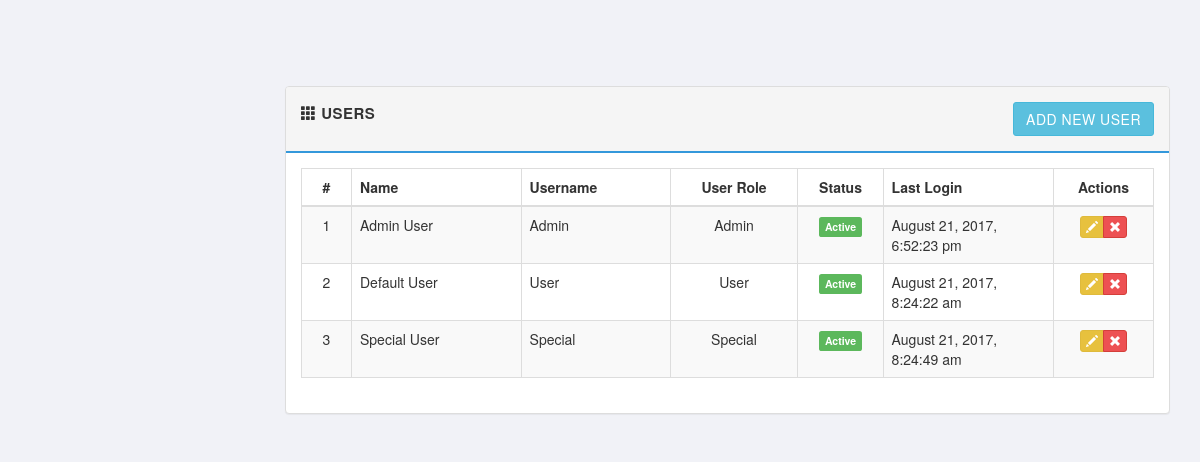
/users.php, run on an earlier commit of the app's database.
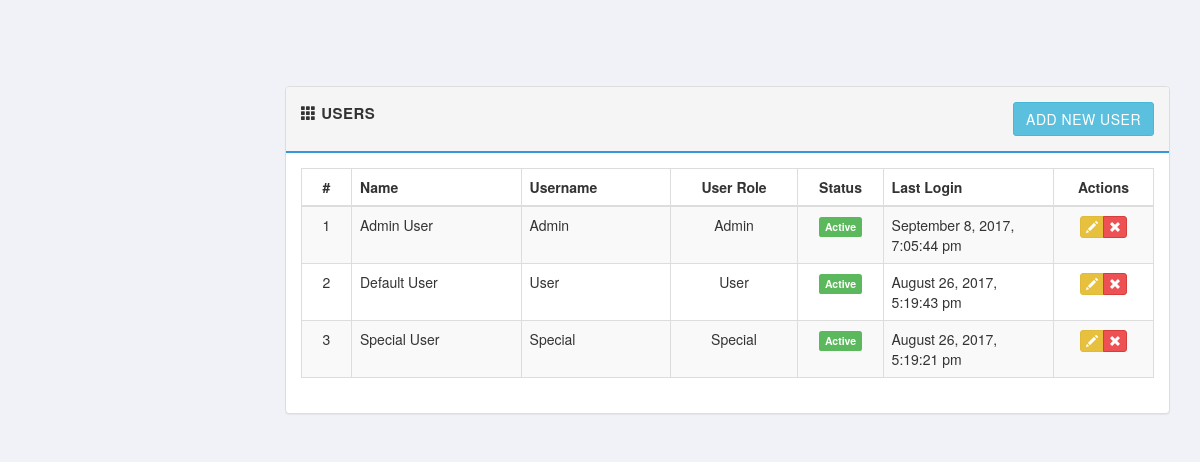
And on a later commit of the database.
### tables this page shows
CREATE TABLE `users` (
  `id` int(11) UNSIGNED NOT NULL,
  `name` varchar(60) NOT NULL,
  `username` varchar(50) NOT NULL,
  `password` varchar(255) NOT NULL,
  `user_level` int(11) NOT NULL,
  `status` int(1) NOT NULL,
  `last_login` datetime DEFAULT NULL
);

CREATE TABLE `user_groups` (
  `id` int(11) NOT NULL,
  `group_name` varchar(150) NOT NULL,
  `group_level` int(11) NOT NULL,
  `group_status` int(1) NOT NULL
);

### includes/sql.php (called while the page is built, shortened)
<?php
  require_once('includes/load.php');
function find_by_sql($sql)
{
  global $db;
  $result = $db->query($sql);
  $result_set = $db->while_loop($result);
 return $result_set;
}
  function find_all_user(){
      $sql = "SELECT u.id,u.name,u.username,u.user_level,u.status,u.last_login,";
      $sql .="g.group_name ";
      $sql .="FROM users u ";
      $sql .="LEFT JOIN user_groups g ";
      $sql .="ON g.group_level=u.user_level ORDER BY u.name ASC";
      $result = find_by_sql($sql);
      return $result;
  }
?>

### includes/database.php (called while the page is built, shortened)
<?php
class MySqli_DB {
    private $con;
    public $query_id;
public function db_connect()
{
  $this->con = mysqli_connect(DB_HOST,DB_USER,DB_PASS);
  if(!$this->con)
         {
           die(" Database connection failed:". mysqli_connect_error());
         } else {
           $select_db = $this->con->select_db(DB_NAME);
         }
}
public function query($sql)
   {
      if (trim($sql != "")) {
          $this->query_id = $this->con->query($sql);
      }
       return $this->query_id;
   }
public function fetch_array($statement)
{
  return mysqli_fetch_array($statement);
}
public function while_loop($loop){
   $results = array();
   while ($result = $this->fetch_array($loop)) {
      $results[] = $result;
   }
 return $results;
}
}
$db = new MySqli_DB();
?>

### includes/functions.php (called while the page is built, shortened)
<?php
function remove_junk($str){
  $str = nl2br($str);
  $str = htmlspecialchars(strip_tags($str, ENT_QUOTES));
  return $str;
}
function read_date($str){
     if($str)
      return date('F j, Y, g:i:s a', strtotime($str));
     else
      return null;
  }
function count_id(){
  static $count = 1;
  return $count++;
}
?>

### users.php (the view, shortened to what this page needs)
<?php
 $all_users = find_all_user();
?>
<?php include_once('layouts/header.php'); ?>
<div class="row">
   <div class="col-md-12">
   </div>
</div>
<div class="row">
  <div class="col-md-12">
    <div class="panel panel-default">
      <div class="panel-heading clearfix">
        <strong>
          <span class="glyphicon glyphicon-th"></span>
          <span>Users</span>
       </strong>
         <a href="add_user.php" class="btn btn-info pull-right">Add New User</a>
      </div>
     <div class="panel-body">
      <table class="table table-bordered table-striped">
        <thead>
          <tr>
            <th class="text-center" style="width: 50px;">#</th>
            <th>Name </th>
            <th>Username</th>
            <th class="text-center" style="width: 15%;">User Role</th>
            <th class="text-center" style="width: 10%;">Status</th>
            <th style="width: 20%;">Last Login</th>
            <th class="text-center" style="width: 100px;">Actions</th>
          </tr>
        </thead>
        <tbody>
        <?php foreach($all_users as $a_user): ?>
          <tr>
           <td class="text-center"><?php echo count_id();?></td>
           <td><?php echo remove_junk(ucwords($a_user['name']))?></td>
           <td><?php echo remove_junk(ucwords($a_user['username']))?></td>
           <td class="text-center"><?php echo remove_junk(ucwords($a_user['group_name']))?></td>
           <td class="text-center">
           <?php if($a_user['status'] === '1'): ?>
            <span class="label label-success"><?php echo "Active"; ?></span>
          <?php else: ?>
            <span class="label label-danger"><?php echo "Deactive"; ?></span>
          <?php endif;?>
           </td>
           <td><?php echo read_date($a_user['last_login'])?></td>
           <td class="text-center">
             <div class="btn-group">
                <a href="edit_user.php?id=<?php echo (int)$a_user['id'];?>" class="btn btn-xs btn-warning" data-toggle="tooltip" title="Edit">
                  <i class="glyphicon glyphicon-pencil"></i>
               </a>
                <a href="delete_user.php?id=<?php echo (int)$a_user['id'];?>" class="btn btn-xs btn-danger" data-toggle="tooltip" title="Remove">
                  <i class="glyphicon glyphicon-remove"></i>
                </a>
                </div>
           </td>
          </tr>
        <?php endforeach;?>
       </tbody>
     </table>
     </div>
    </div>
  </div>
</div>
  <?php include_once('layouts/footer.php'); ?>

### layouts/header.php (shortened to what this page needs)
<!DOCTYPE html>
  <html lang="en">
    <head>
    <link rel="stylesheet" href="https://maxcdn.bootstrapcdn.com/bootstrap/3.3.4/css/bootstrap.min.css"/>
    <link rel="stylesheet" href="//cdnjs.cloudflare.com/ajax/libs/bootstrap-datepicker/1.3.0/css/datepicker3.min.css" />
    <link rel="stylesheet" href="libs/css/main.css" />
  </head>
  <body>
<div class="page">
  <div class="container-fluid">

### layouts/footer.php (shortened to what this page needs)
     </div>
    </div>
  </body>
</html>

### libs/css/main.css (style rules this page uses)
body { font-family: 'Helvetica Neue', Helvetica, Arial, sans-serif; font-weight: 400; overflow-x: hidden; overflow-y: auto; background: #f1f2f7; height: 100%; width: 100%; }
a { color #777; text-decoration: none; }
.page { position: relative; display: block; top: 50px; left: 0; padding: 35px 15px 20px 270px; }
.panel-default >.panel-heading { background-color: #f5f5f5; border-bottom: 2px solid #3498DB; font-size: 15px; text-transform: uppercase; letter-spacing: .5px; padding: 15px; }
.btn { border-radius: 3px; -webkit-transition: all 300ms ease-in-out; -moz-transition: all 300ms ease-in-out; transition: all 300ms ease-in-out; }
.btn-warning { background-color: #e7c13e; border-color: #dfba3c; }
.btn-danger { background-color: #ed5153 }

What changed in the data, as far as the page shows it:
changed users "Admin User": last_login "August 21, 2017, 6:52:23 pm" → "September 8, 2017, 7:05:44 pm"
changed users "Default User": last_login "August 21, 2017, 8:24:22 am" → "August 26, 2017, 5:19:43 pm"
changed users "Special User": last_login "August 21, 2017, 8:24:49 am" → "August 26, 2017, 5:19:21 pm"
